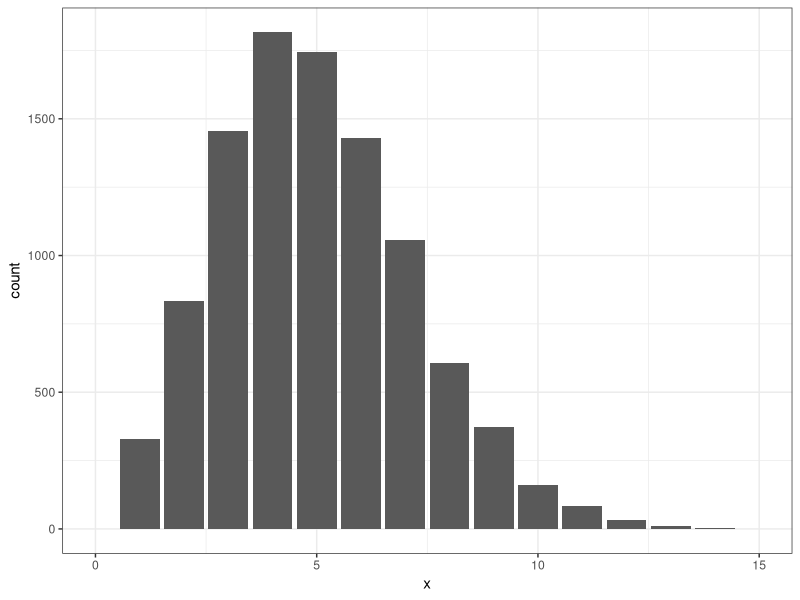
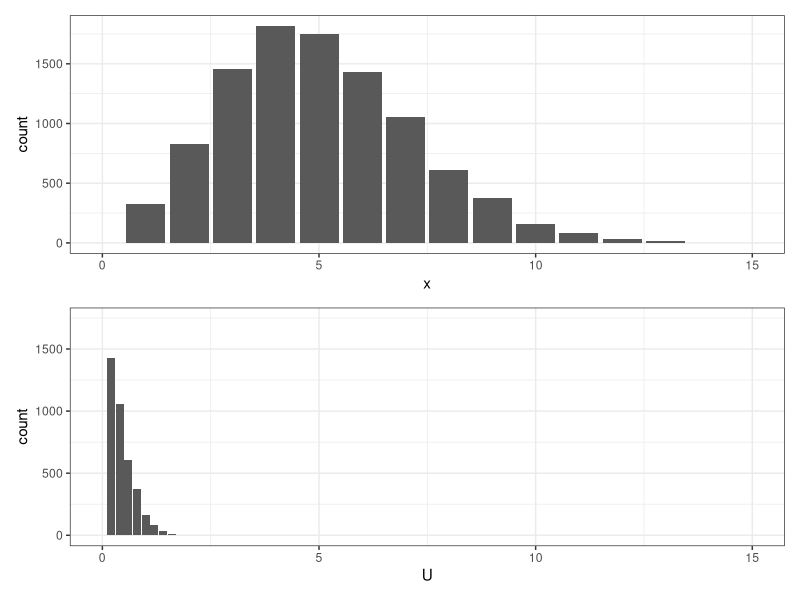
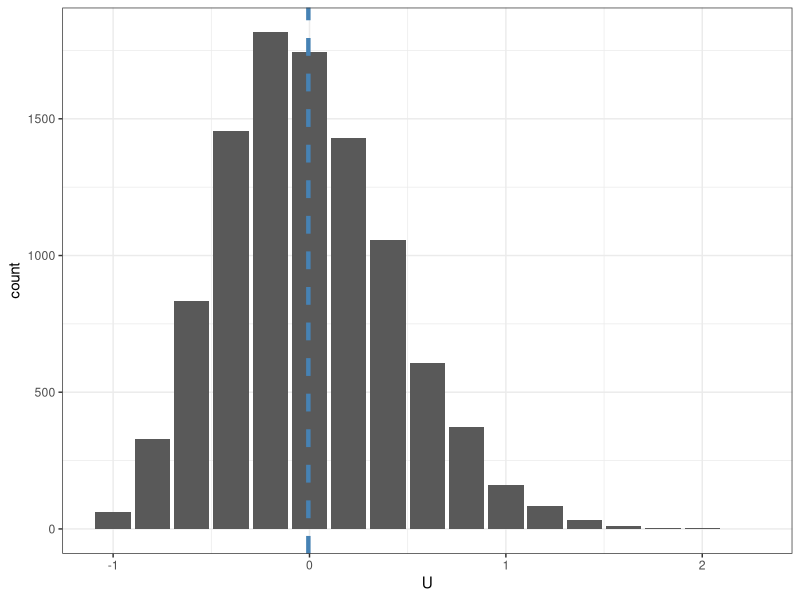
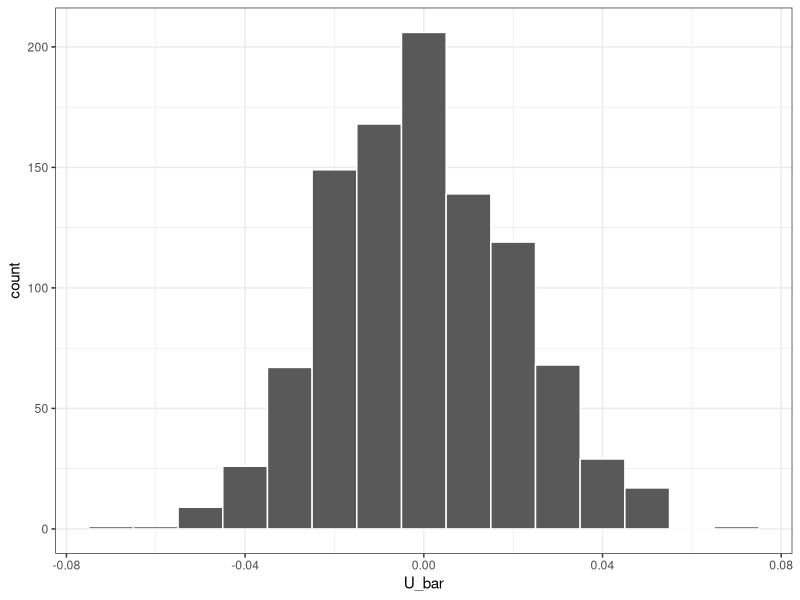
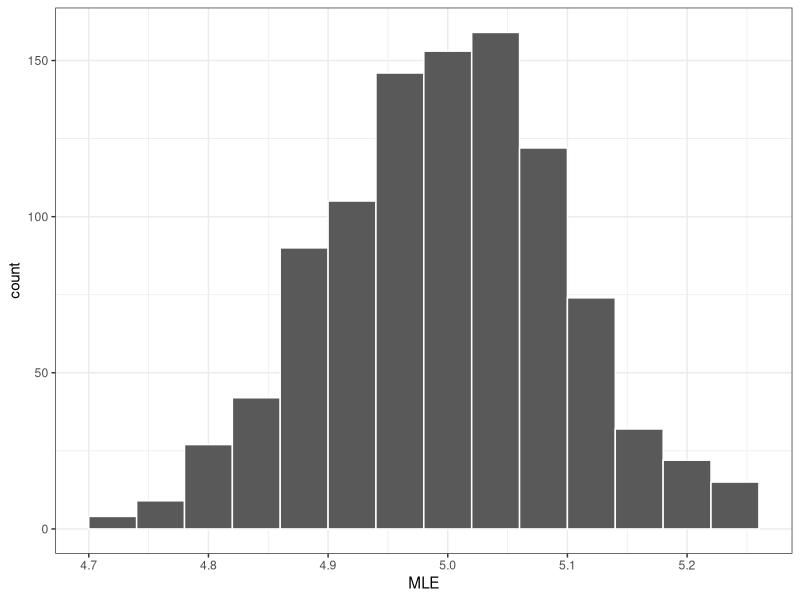
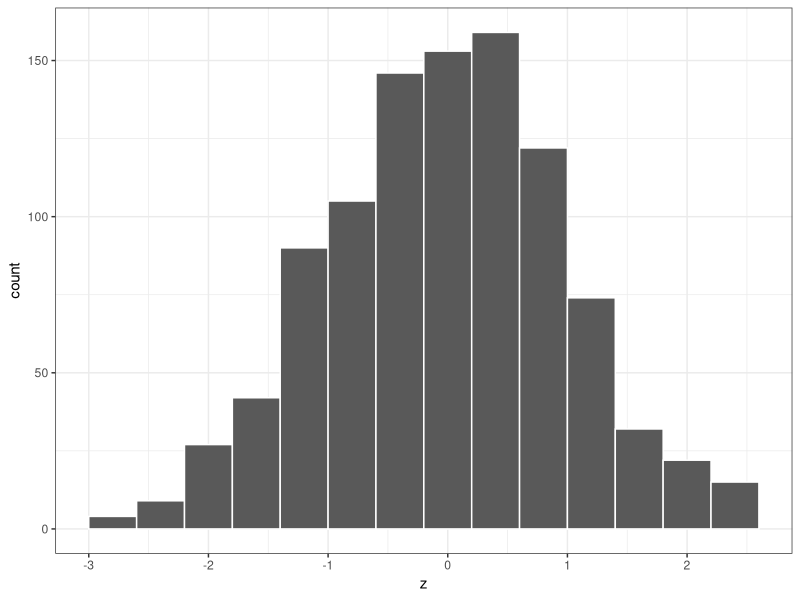

These figures' R source, in order:
## ---- chunk 1
knitr::opts_chunk$set(message = FALSE, 
                      fig.align = "center",
                      warning = FALSE)
set.seed(32)
## ---- chunk 2
n <- 10000
theta <- 5
x <- rpois(n, theta)
## ---- chunk 3
library(tidyverse)
px <- ggplot(data.frame(x), aes(x = x)) +
  geom_bar() +
  xlim(c(0, 15)) +
  theme_bw()
px
## ---- chunk 4
U <- x / theta - 1
## ---- chunk 5
pu <- ggplot(data.frame(U), aes(x = U)) +
  geom_bar() +
  xlim(c(0, 15)) +
  theme_bw()
library(patchwork)
px/pu
## ---- chunk 6
ggplot(data.frame(U), aes(x = U)) +
  geom_bar() +
  geom_vline(xintercept = mean(U), col = "steelblue", lty = 2, lwd = 1.5) +
  theme_bw()
## ---- chunk 7
1/theta
var(U)
## ---- chunk 8
n <- 500
theta <- 5
it <- 1000
U_bar <- rep(NA, it)
for (i in 1:it) {
  x <- rpois(n, theta)
  U <- x / theta - 1
  U_bar[i] <- mean(U)
}
## ---- chunk 9
ggplot(data.frame(U_bar), aes(x = U_bar)) +
  geom_histogram(col = "white", binwidth = .01) +
  theme_bw()
## ---- chunk 10
var(U_bar)
(1 / theta) / n
## ---- chunk 11
it <- 1000
MLE <- rep(NA, it)
for (i in 1:it) {
  n <- 500
  theta <- 5
  x <- rpois(n, theta)
  MLE[i] <- mean(x)
}
## ---- chunk 12
ggplot(data.frame(MLE), aes(x = MLE)) +
  geom_histogram(col = "white", binwidth = .04) +
  theme_bw()
## ---- chunk 13
z <- sqrt(n * (1 / theta)) * (MLE - theta)
## ---- chunk 14
ggplot(data.frame(z), aes(x = z)) +
  geom_histogram(col = "white", binwidth = .4) +
  theme_bw()
